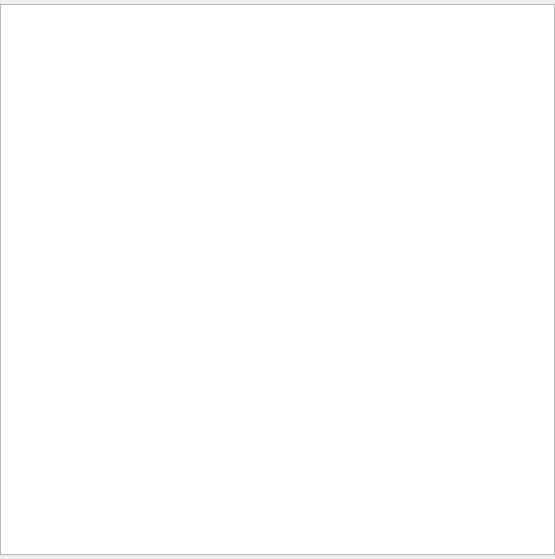
<?xml version="1.0" encoding="UTF-8"?>
<ui version="4.0">
 <class>QRAVEDockWidgetBase</class>
 <widget class="QDockWidget" name="QRAVEDockWidgetBase">
  <property name="geometry">
   <rect>
    <x>0</x>
    <y>0</y>
    <width>555</width>
    <height>559</height>
   </rect>
  </property>
  <property name="windowTitle">
   <string>Riverscapes Toolbar (QRAVE)</string>
  </property>
  <widget class="QWidget" name="dockWidgetContents">
   <layout class="QVBoxLayout" name="verticalLayout">
    <property name="spacing">
     <number>0</number>
    </property>
    <property name="leftMargin">
     <number>0</number>
    </property>
    <property name="topMargin">
     <number>4</number>
    </property>
    <property name="rightMargin">
     <number>0</number>
    </property>
    <property name="bottomMargin">
     <number>4</number>
    </property>
    <item>
     <widget class="QTreeView" name="treeView">
      <property name="indentation">
       <number>15</number>
      </property>
     </widget>
    </item>
   </layout>
  </widget>
 </widget>
 <resources/>
 <connections/>
</ui>
